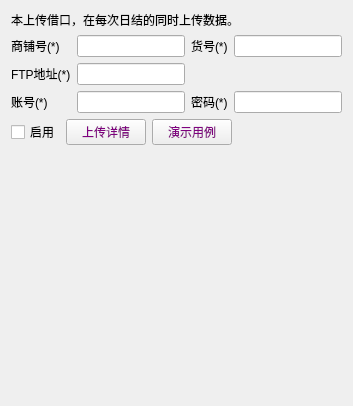
           <widget class="QWidget" name="tab_2">
            <attribute name="title">
             <string>FTP营业数据上传</string>
            </attribute>
            <layout class="QVBoxLayout" name="verticalLayout_4">
             <item>
              <widget class="QLabel" name="label_40">
               <property name="text">
                <string>本上传借口，在每次日结的同时上传数据。</string>
               </property>
              </widget>
             </item>
             <item>
              <layout class="QGridLayout" name="gridLayout_10">
               <item row="0" column="0">
                <widget class="QLabel" name="label_41">
                 <property name="text">
                  <string>商铺号(*)</string>
                 </property>
                </widget>
               </item>
               <item row="0" column="1">
                <widget class="QLineEdit" name="lineEdit_ftptp_storecode"/>
               </item>
               <item row="0" column="2">
                <widget class="QLabel" name="label_42">
                 <property name="text">
                  <string>货号(*)</string>
                 </property>
                </widget>
               </item>
               <item row="0" column="3">
                <widget class="QLineEdit" name="lineEdit_ftptp_plu"/>
               </item>
               <item row="1" column="0">
                <widget class="QLabel" name="label_45">
                 <property name="text">
                  <string>FTP地址(*)</string>
                 </property>
                </widget>
               </item>
               <item row="1" column="1">
                <widget class="QLineEdit" name="lineEdit_ftptp_address"/>
               </item>
               <item row="2" column="0">
                <widget class="QLabel" name="label_47">
                 <property name="text">
                  <string>账号(*)</string>
                 </property>
                </widget>
               </item>
               <item row="2" column="1">
                <widget class="QLineEdit" name="lineEdit_ftptp_usr"/>
               </item>
               <item row="2" column="2">
                <widget class="QLabel" name="label_50">
                 <property name="text">
                  <string>密码(*)</string>
                 </property>
                </widget>
               </item>
               <item row="2" column="3">
                <widget class="QLineEdit" name="lineEdit_ftptp_pwd">
                 <property name="text">
                  <string/>
                 </property>
                 <property name="echoMode">
                  <enum>QLineEdit::Password</enum>
                 </property>
                </widget>
               </item>
              </layout>
             </item>
             <item>
              <layout class="QHBoxLayout" name="horizontalLayout_4">
               <item>
                <widget class="QCheckBox" name="checkBox_ftptp_use">
                 <property name="text">
                  <string>启用</string>
                 </property>
                </widget>
               </item>
               <item>
                <widget class="lds_toolbar_button" name="pushButton_ftptp_detail">
                 <property name="focusPolicy">
                  <enum>Qt::NoFocus</enum>
                 </property>
                 <property name="styleSheet">
                  <string notr="true">color:purple;</string>
                 </property>
                 <property name="text">
                  <string>上传详情</string>
                 </property>
                 <property name="outer_stylesheet" stdset="0">
                  <string>pushbutton</string>
                 </property>
                </widget>
               </item>
               <item>
                <widget class="lds_toolbar_button" name="pushButton_ftptp_example">
                 <property name="focusPolicy">
                  <enum>Qt::NoFocus</enum>
                 </property>
                 <property name="styleSheet">
                  <string notr="true">color:purple;</string>
                 </property>
                 <property name="text">
                  <string>演示用例</string>
                 </property>
                 <property name="outer_stylesheet" stdset="0">
                  <string>pushbutton</string>
                 </property>
                </widget>
               </item>
               <item>
                <spacer name="horizontalSpacer_7">
                 <property name="orientation">
                  <enum>Qt::Horizontal</enum>
                 </property>
                 <property name="sizeHint" stdset="0">
                  <size>
                   <width>40</width>
                   <height>20</height>
                  </size>
                 </property>
                </spacer>
               </item>
              </layout>
             </item>
             <item>
              <spacer name="verticalSpacer_2">
               <property name="orientation">
                <enum>Qt::Vertical</enum>
               </property>
               <property name="sizeHint" stdset="0">
                <size>
                 <width>20</width>
                 <height>250</height>
                </size>
               </property>
              </spacer>
             </item>
            </layout>
           </widget>
